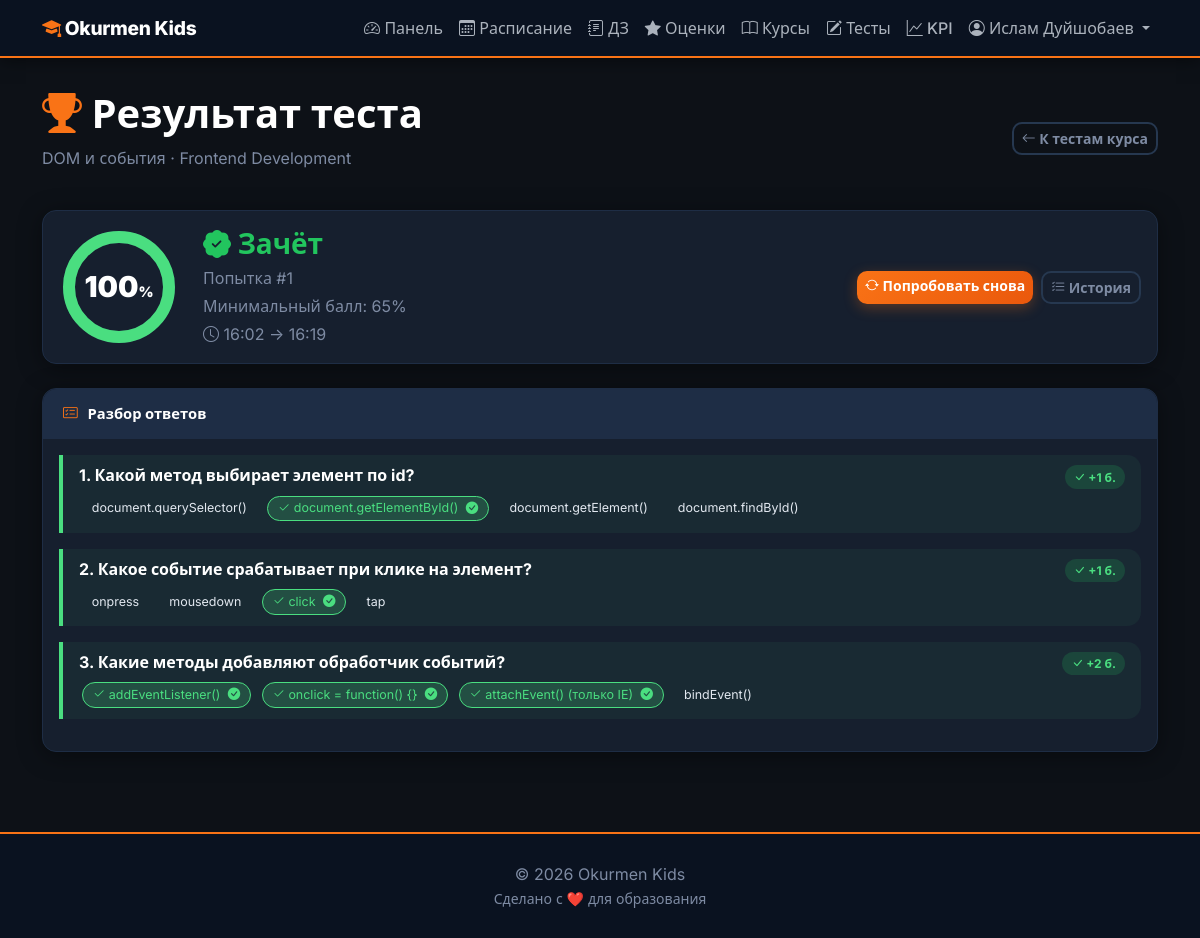
The app's page /tests/result/31/ (signed in) with its own data.
### education/models/user.py (models this page shows, shortened)
class User(AbstractUser):
    ROLE_CHOICES = (
        ('admin', 'Администратор'),
        ('mentor', 'Ментор'),
        ('parent', 'Родитель'),
        ('student', 'Ученик'),
    )
    role = models.CharField(max_length=10, choices=ROLE_CHOICES, default='parent')
    phone = models.CharField(max_length=20, blank=True)
    avatar = models.ImageField(upload_to='avatars/', blank=True, null=True)
    date_of_birth = models.DateField(blank=True, null=True)
    address = models.TextField(blank=True)

### education/models/test_system.py (models this page shows, shortened)
class TestAttempt(models.Model):
    test          = models.ForeignKey(Test, on_delete=models.CASCADE, related_name='attempts')
    student       = models.ForeignKey(Student, on_delete=models.CASCADE, related_name='test_attempts')
    started_at    = models.DateTimeField(auto_now_add=True)
    finished_at   = models.DateTimeField(null=True, blank=True)
    score         = models.FloatField(default=0.0)    # 0–100 %
    is_passed     = models.BooleanField(default=False)
    attempt_number = models.PositiveIntegerField(default=1)
    class Meta:
        verbose_name        = 'Попытка теста'
        verbose_name_plural = 'Попытки теста'
        ordering            = ['-started_at']
    def duration_seconds(self):
        if self.finished_at:
            return int((self.finished_at - self.started_at).total_seconds())
        return None

class Test(models.Model):
    topic               = models.ForeignKey(Topic, on_delete=models.CASCADE, related_name='tests')
    title               = models.CharField(max_length=200)
    description         = models.TextField(blank=True)
    time_limit_minutes  = models.PositiveIntegerField(default=0, help_text='0 — без ограничения')
    passing_score       = models.PositiveIntegerField(default=60, help_text='Минимальный % для зачёта')
    max_attempts        = models.PositiveIntegerField(default=0, help_text='0 — неограниченно')
    is_active           = models.BooleanField(default=True)
    created_at          = models.DateTimeField(auto_now_add=True)
    class Meta:
        verbose_name        = 'Тест'
        verbose_name_plural = 'Тесты'

class Topic(models.Model):
    course      = models.ForeignKey(Course, on_delete=models.CASCADE, related_name='topics')
    title       = models.CharField(max_length=200)
    description = models.TextField(blank=True)
    order       = models.PositiveIntegerField(default=0)
    is_active   = models.BooleanField(default=True)
    created_at  = models.DateTimeField(auto_now_add=True)
    class Meta:
        verbose_name        = 'Тема'
        verbose_name_plural = 'Темы'
        ordering            = ['order', 'created_at']

class Question(models.Model):
    TYPE_SINGLE   = 'single'
    TYPE_MULTIPLE = 'multiple'
    TYPE_CHOICES  = [
        (TYPE_SINGLE,   'Один правильный ответ'),
        (TYPE_MULTIPLE, 'Несколько правильных ответов'),
    ]
    test          = models.ForeignKey(Test, on_delete=models.CASCADE, related_name='questions')
    text          = models.TextField()
    question_type = models.CharField(max_length=10, choices=TYPE_CHOICES, default=TYPE_SINGLE)
    order         = models.PositiveIntegerField(default=0)
    points        = models.PositiveIntegerField(default=1)
    class Meta:
        verbose_name        = 'Вопрос'
        verbose_name_plural = 'Вопросы'
        ordering            = ['order', 'id']

class StudentAnswer(models.Model):
    attempt          = models.ForeignKey(TestAttempt, on_delete=models.CASCADE, related_name='student_answers')
    question         = models.ForeignKey(Question, on_delete=models.CASCADE)
    selected_answers = models.ManyToManyField(Answer, blank=True)
    is_correct       = models.BooleanField(default=False)
    points_earned    = models.FloatField(default=0.0)
    class Meta:
        verbose_name        = 'Ответ ученика'
        verbose_name_plural = 'Ответы учеников'
        unique_together     = ('attempt', 'question')

class Answer(models.Model):
    question   = models.ForeignKey(Question, on_delete=models.CASCADE, related_name='answers')
    text       = models.CharField(max_length=500)
    is_correct = models.BooleanField(default=False)
    order      = models.PositiveIntegerField(default=0)
    class Meta:
        verbose_name        = 'Ответ'
        verbose_name_plural = 'Ответы'
        ordering            = ['order', 'id']

### education/models/course.py (models this page shows, shortened)
class Course(models.Model):
    name = models.CharField(max_length=200)
    description = models.TextField()
    icon = models.ImageField(upload_to='course_icons/', blank=True, null=True, verbose_name='Иконка курса')
    cover_image = models.ImageField(upload_to='course_covers/', blank=True, null=True, verbose_name='Обложка курса')
    mentor = models.ForeignKey(Mentor, on_delete=models.SET_NULL, null=True, related_name='courses')
    duration_weeks = models.IntegerField()
    max_students = models.IntegerField(default=15)
    start_date = models.DateField()
    end_date = models.DateField()
    is_active = models.BooleanField(default=True)
    created_at = models.DateTimeField(auto_now_add=True)
    class Meta:
        verbose_name = 'Курс'
        verbose_name_plural = 'Курсы'
        ordering = ['-start_date']

### education/views.py (the view, shortened to what this page needs)
# urls.py: path('tests/result/<int:attempt_id>/',   views.test_result,       name='test_result'),
@login_required
def test_result(request, attempt_id):
    attempt = get_object_or_404(TestAttempt, id=attempt_id)
    user = request.user
    if user.role == 'student':
        try:
            student = user.student_profile
        except Exception:
            return redirect('home')
        if attempt.student != student:
            messages.error(request, 'Доступ запрещён.')
            return redirect('dashboard')
    elif user.role not in ('admin',):
        return redirect('dashboard')
    raw_answers = attempt.student_answers.select_related('question').prefetch_related(
        'selected_answers', 'question__answers'
    ).order_by('question__id')
    student_answers = []
    for sa in raw_answers:
        selected_ids = set(sa.selected_answers.values_list('id', flat=True))
        answers = []
        for ans in sa.question.answers.all():
            answers.append({
                'text': ans.text,
                'is_correct': ans.is_correct,
                'is_selected': ans.id in selected_ids,
            })
        student_answers.append({
            'question': sa.question,
            'is_correct': sa.is_correct,
            'points_earned': sa.points_earned,
            'answers': answers,
        })
    dash_value = round(attempt.score / 100 * 314.16, 2)
    return render(request, 'tests/test_result.html', {
        'attempt': attempt,
        'student_answers': student_answers,
        'dash_value': dash_value,
    })

### education/templates/tests/test_result.html (shortened to what this page needs)
{% extends 'base.html' %}
{% block content %}
<div class="row mb-4 align-items-center">
    <div class="col">
        <h1 class="fw-bold" style="color:var(--ok-white);">
            <i class="bi bi-trophy-fill" style="color:var(--ok-accent);"></i> Результат теста
        </h1>
        <p class="ok-muted">{{ attempt.test.title }} · {{ attempt.test.topic.course.name }}</p>
    </div>
    <div class="col-auto">
        <a href="{% url 'test_topic_list' attempt.test.topic.course_id %}" class="btn btn-outline-secondary btn-sm">
            <i class="bi bi-arrow-left"></i> К тестам курса
        </a>
    </div>
</div>
<div class="card mb-4">
    <div class="card-body">
        <div class="d-flex align-items-center gap-4 flex-wrap">
            <div class="result-ring">
                <svg width="120" height="120" viewBox="0 0 120 120">
                    <circle cx="60" cy="60" r="50" fill="none" stroke="var(--ok-surface-2)" stroke-width="12"/>
                    <circle cx="60" cy="60" r="50" fill="none"
                        stroke="{% if attempt.is_passed %}#4ade80{% else %}#f87171{% endif %}"
                        stroke-width="12"
                        stroke-dasharray="{{ dash_value }} 314.16"
                        stroke-linecap="round"/>
                </svg>
                <div class="val">{{ attempt.score|floatformat:0 }}<span style="font-size:.9rem">%</span></div>
            </div>
            <div>
                {% if attempt.is_passed %}
                <h3 class="fw-bold text-success mb-1"><i class="bi bi-patch-check-fill"></i> Зачёт</h3>
                {% else %}
                <h3 class="fw-bold text-danger mb-1"><i class="bi bi-x-circle-fill"></i> Не зачтено</h3>
                {% endif %}
                <p class="ok-muted mb-1">Попытка #{{ attempt.attempt_number }}</p>
                <p class="ok-muted mb-1">Минимальный балл: {{ attempt.test.passing_score }}%</p>
                {% if attempt.duration_seconds %}
                <p class="ok-muted mb-0">
                    <i class="bi bi-clock"></i>
                    {{ attempt.started_at|date:"H:i" }} → {{ attempt.finished_at|date:"H:i" }}
                </p>
                {% endif %}
            </div>
            <div class="ms-auto d-flex gap-2 flex-wrap">
                {% if request.user.role == 'student' %}
                <a href="{% url 'test_take' attempt.test_id %}" class="btn btn-primary btn-sm">
                    <i class="bi bi-arrow-repeat"></i> Попробовать снова
                </a>
                <a href="{% url 'test_my_results' %}" class="btn btn-outline-secondary btn-sm">
                    <i class="bi bi-list-check"></i> История
                </a>
                {% endif %}
            </div>
        </div>
    </div>
</div>
<div class="card">
    <div class="card-header"><i class="bi bi-card-checklist"></i> Разбор ответов</div>
    <div class="card-body">
        {% for sa in student_answers %}
        <div class="answer-row {% if sa.is_correct %}correct-q{% else %}wrong-q{% endif %} mb-3">
            <div class="d-flex justify-content-between mb-1">
                <strong style="color:var(--ok-white);">{{ forloop.counter }}. {{ sa.question.text }}</strong>
                <span>
                    {% if sa.is_correct %}
                    <span class="badge bg-success"><i class="bi bi-check-lg"></i> +{{ sa.points_earned|floatformat:0 }} б.</span>
                    {% else %}
                    <span class="badge bg-danger"><i class="bi bi-x-lg"></i> 0 б.</span>
                    {% endif %}
                </span>
            </div>
            <div>
                {% for ans in sa.answers %}
                <span class="ans-chip
                    {% if ans.is_correct %}ans-correct{% elif ans.is_selected %}ans-wrong{% endif %}
                    {% if ans.is_selected %}ans-selected{% endif %}">
                    {% if ans.is_selected %}<i class="bi bi-check2"></i> {% endif %}
                    {{ ans.text }}
                    {% if ans.is_correct %}<i class="bi bi-check-circle-fill ms-1" style="color:#4ade80"></i>{% endif %}
                </span>
                {% endfor %}
            </div>
        </div>
        {% endfor %}
    </div>
</div>
{% endblock %}

### education/templates/base.html (shortened to what this page needs)
<!DOCTYPE html>
{% load static %}
<html lang="ru">
<head>
    <link href="https://cdn.jsdelivr.net/npm/bootstrap@5.3.0/dist/css/bootstrap.min.css" rel="stylesheet">
    <link rel="stylesheet" href="https://cdn.jsdelivr.net/npm/bootstrap-icons@1.10.0/font/bootstrap-icons.css">
    <link rel="stylesheet" href="{% static 'css/theme.css' %}">
</head>
<body>
<nav class="navbar navbar-expand-lg sticky-top">
    <div class="container">
        <a class="navbar-brand" href="{% url 'home' %}">
            <i class="bi bi-mortarboard-fill"></i> Okurmen Kids
        </a>
        <div class="collapse navbar-collapse" id="navbarNav">
            <ul class="navbar-nav ms-auto">
                {% if user.is_authenticated %}
                    <li class="nav-item">
                        <a class="nav-link" href="{% url 'dashboard' %}">
                            <i class="bi bi-speedometer2"></i> Панель
                        </a>
                    </li>
                    <li class="nav-item">
                        <a class="nav-link" href="{% url 'schedule' %}">
                            <i class="bi bi-calendar3"></i> Расписание
                        </a>
                    </li>
                    <li class="nav-item">
                        <a class="nav-link" href="{% url 'homework_list' %}">
                            <i class="bi bi-journal-text"></i> ДЗ
                        </a>
                    </li>
                    <li class="nav-item">
                        <a class="nav-link" href="{% url 'grades' %}">
                            <i class="bi bi-star-fill"></i> Оценки
                        </a>
                    </li>
                    <li class="nav-item">
                        <a class="nav-link" href="{% url 'course_list' %}">
                            <i class="bi bi-book"></i> Курсы
                        </a>
                    </li>
                    {% if user.role == 'student' %}
                    <li class="nav-item">
                        <a class="nav-link" href="{% url 'test_my_results' %}">
                            <i class="bi bi-pencil-square"></i> Тесты
                        </a>
                    </li>
                    {% endif %}
                    {% if user.role == 'student' or user.role == 'parent' %}
                    <li class="nav-item">
                        <a class="nav-link" href="{% url 'student_kpi' %}">
                            <i class="bi bi-graph-up"></i> KPI
                        </a>
                    </li>
                    {% elif user.role == 'mentor' %}
                    <li class="nav-item">
                        <a class="nav-link" href="{% url 'mentor_kpi' %}">
                            <i class="bi bi-graph-up-arrow"></i> KPI
                        </a>
                    </li>
                    {% elif user.role == 'admin' %}
                    <li class="nav-item">
                        <a class="nav-link" href="{% url 'admin_kpi' %}">
                            <i class="bi bi-speedometer2"></i> KPI
                        </a>
                    </li>
                    {% endif %}
                    <li class="nav-item dropdown">
                        <a class="nav-link dropdown-toggle" href="#" data-bs-toggle="dropdown">
                            <i class="bi bi-person-circle"></i> {{ user.get_full_name }}
                        </a>
                    </li>
                {% endif %}
            </ul>
        </div>
    </div>
</nav>
<main class="main-content">
    <div class="container">
        {% block content %}{% endblock %}
    </div>
</main>
<footer class="footer text-center">
    <div class="container">
        <p class="mb-0">&copy; 2026 Okurmen Kids</p>
        <small>Сделано с ❤️ для образования</small>
    </div>
</footer>
</body>
</html>

### records on screen
User: get_full_name "Ислам Дуйшобаев"
TestAttempt: test "DOM и события", test.topic.course.name "Frontend Development", score "100", attempt_number "1", test.passing_score "65", started_at "16:02", finished_at "16:19"
Question: question.text "Какой метод выбирает элемент по id?", points_earned "1"
Answer: text "document.querySelector()"
Answer: text "document.getElementById()"
Answer: text "document.getElement()"
Answer: text "document.findById()"
Question: question.text "Какое событие срабатывает при клике на элемент?", points_earned "1"
Answer: text "onpress"
Answer: text "mousedown"
Answer: text "click"
Answer: text "tap"
Question: question.text "Какие методы добавляют обработчик событий?", points_earned "2"
Answer: text "addEventListener()"
Answer: text "onclick = function() {}"
Answer: text "attachEvent() (только IE)"
Answer: text "bindEvent()"
